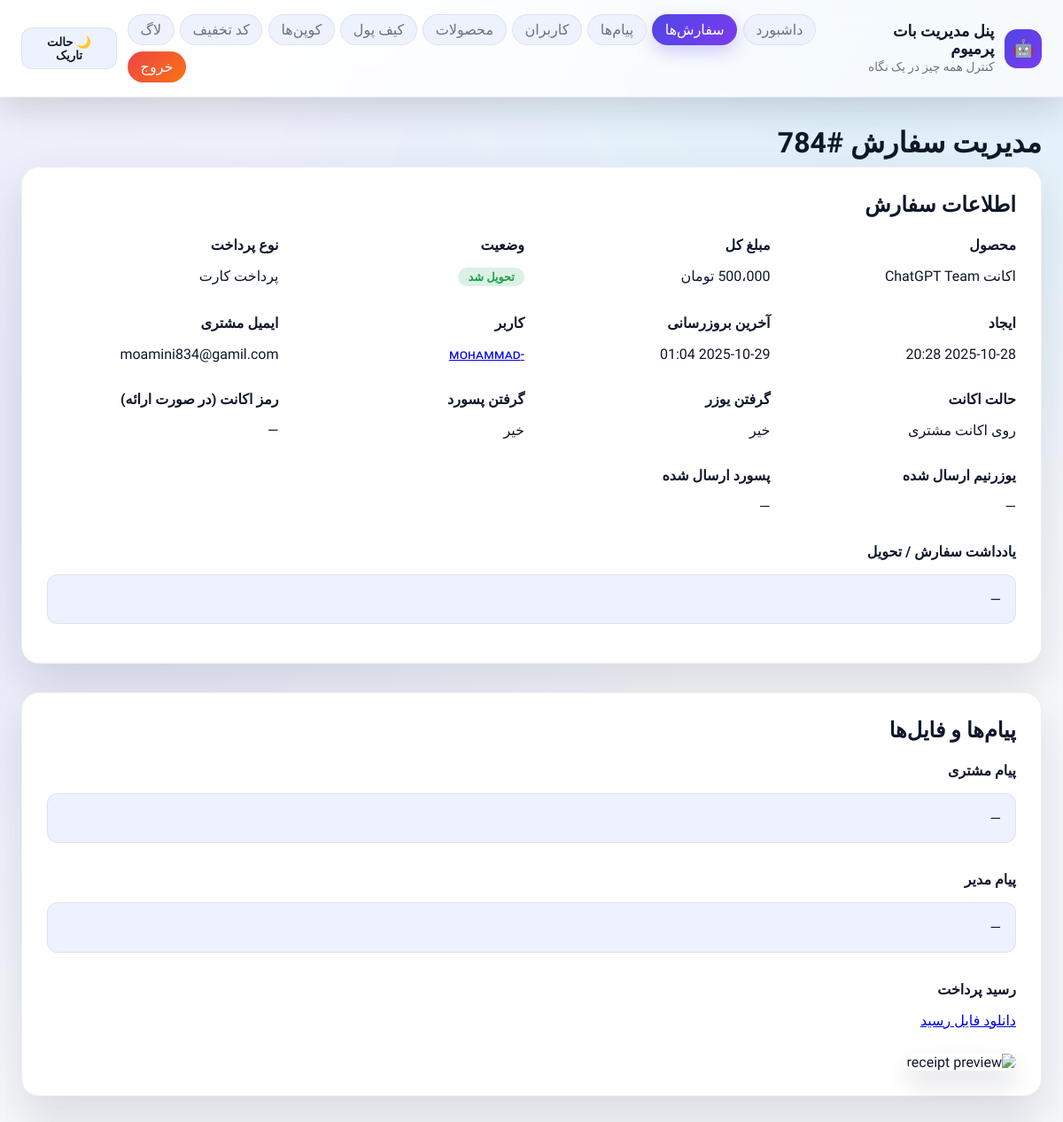
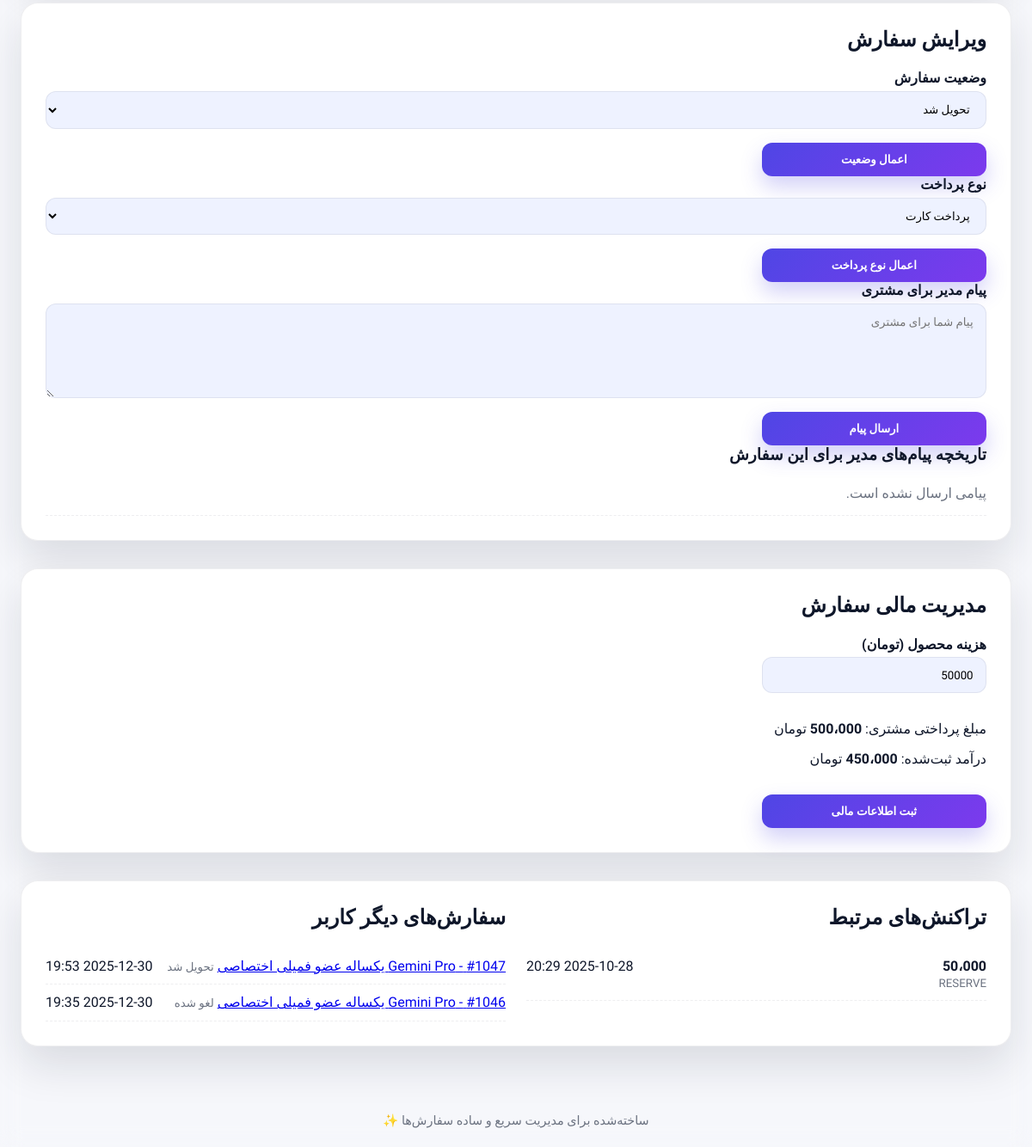
Page /orders/784 (signed in) on the committed database (2 pictures, top to bottom).
### tables this page shows
CREATE TABLE orders(
            id INTEGER PRIMARY KEY AUTOINCREMENT,
            user_id INTEGER, username TEXT, first_name TEXT,
            plan_id TEXT, plan_title TEXT, price TEXT,
            receipt_file_id TEXT, receipt_text TEXT,
            status TEXT, created_at TEXT, updated_at TEXT
        , service_category TEXT, service_code TEXT, account_mode TEXT, customer_email TEXT, customer_secret_encrypted TEXT, amount_total INTEGER, currency TEXT, payment_type TEXT, wallet_used_amount INTEGER DEFAULT 0, wallet_reserved_amount INTEGER DEFAULT 0, await_deadline TEXT, notes TEXT, customer_message TEXT, manager_note TEXT, internal_cost INTEGER DEFAULT 0, net_revenue INTEGER DEFAULT 0, amount_subtotal INTEGER DEFAULT 0, discount_amount INTEGER DEFAULT 0, discount_code_id INTEGER, discount_code TEXT, discount_applied_at TEXT, product_code TEXT, amount_original INTEGER DEFAULT 0, discount_id INTEGER, discount_title TEXT, discount_locked INTEGER DEFAULT 0, require_username INTEGER DEFAULT 0, require_password INTEGER DEFAULT 0, customer_username TEXT, customer_password TEXT, allow_first_plan INTEGER DEFAULT 0, cashback_percent INTEGER DEFAULT 0, cashback_applied_amount INTEGER DEFAULT 0);

CREATE TABLE users(
            user_id INTEGER PRIMARY KEY,
            username TEXT, first_name TEXT,
            wallet_balance INTEGER DEFAULT 0,
            ref_by INTEGER, ref_count INTEGER DEFAULT 0,
            earnings_total INTEGER DEFAULT 0,
            created_at TEXT, updated_at TEXT
        , contact_phone TEXT, contact_verified INTEGER DEFAULT 0, contact_shared_at TEXT, is_blocked INTEGER DEFAULT 0);

CREATE TABLE wallet_tx(
            id INTEGER PRIMARY KEY AUTOINCREMENT,
            user_id INTEGER NOT NULL,
            order_id INTEGER,
            amount INTEGER NOT NULL,
            type TEXT NOT NULL, -- CREDIT/DEBIT/RESERVE/REFUND
            note TEXT,
            created_at TEXT
        );

### app/webadmin/server.py (the view)
    @app.get("/orders/{order_id}")
    async def order_detail(request: Request, order_id: int, user: str = Depends(_login_required)):
        order = get_order(order_id)
        if not order:
            raise HTTPException(status.HTTP_404_NOT_FOUND, detail="سفارش یافت نشد")
        customer = get_user(order.get("user_id")) if order.get("user_id") else None
        wallet_history = list_wallet_tx_for_order(order_id)
        related_orders = []
        if order.get("user_id"):
            related_orders = [
                o for o in list_orders(user_id=order["user_id"], limit=5) if o["id"] != order_id
            ]
        manager_messages = list_order_manager_messages(order_id, limit=50)
        order_title = order.get("plan_title") or order.get("service_code") or f"سفارش #{order_id}"
        return _render(
            request,
            "order_detail.html",
            {
                "title": f"سفارش #{order_id}",
                "order": order,
                "customer": customer,
                "wallet_history": wallet_history,
                "related_orders": related_orders,
                "manager_messages": manager_messages,
                "order_title": order_title,
                "format_amount": _format_amount,
                "format_datetime": _format_datetime,
                "nav": "orders",
            },
        )

### app/webadmin/templates/order_detail.html (shortened to what this page needs)
{% extends 'base.html' %}
{% block content %}
{% set account_mode = (order.account_mode or '') %}
{% set account_mode_label = {'MY_ACCOUNT': 'روی اکانت مشتری', 'PREBUILT': 'اکانت آماده'}.get(account_mode, '—') %}
<h1>مدیریت سفارش #{{ order.id }}</h1>
<section class="panel">
    <header><h2>اطلاعات سفارش</h2></header>
    <div class="detail-grid">
        <div>
            <strong>محصول</strong>
            <p>{{ order.plan_title or order.service_code or '—' }}</p>
        </div>
        <div>
            <strong>مبلغ کل</strong>
            <p>{{ format_amount(order.amount_total or order.price) }} تومان</p>
        </div>
        <div>
            <strong>وضعیت</strong>
            <p><span class="badge {{ order.status|lower }}">{{ order_status_labels.get(order.status, order.status) }}</span></p>
        </div>
        <div>
            <strong>نوع پرداخت</strong>
            <p>{{ payment_type_labels.get(order.payment_type, '—') }}</p>
        </div>
        <div>
            <strong>ایجاد</strong>
            <p>{{ format_datetime(order.created_at) }}</p>
        </div>
        <div>
            <strong>آخرین بروزرسانی</strong>
            <p>{{ format_datetime(order.updated_at) }}</p>
        </div>
        <div>
            <strong>کاربر</strong>
            <p>
                {% if customer %}
                    <a href="{{ url_for('user_detail', user_id=customer.user_id) }}">{{ customer.first_name or customer.username or customer.user_id }}</a>
                {% else %}
                    —
                {% endif %}
            </p>
        </div>
        <div>
            <strong>ایمیل مشتری</strong>
            <p>{{ order.customer_email or '—' }}</p>
        </div>
        <div>
            <strong>حالت اکانت</strong>
            <p>{{ account_mode_label }}</p>
        </div>
        <div>
            <strong>گرفتن یوزر</strong>
            <p>{{ 'بله' if order.require_username else 'خیر' }}</p>
        </div>
        <div>
            <strong>گرفتن پسورد</strong>
            <p>{{ 'بله' if order.require_password else 'خیر' }}</p>
        </div>
        <div>
            <strong>رمز اکانت (در صورت ارائه)</strong>
            <p>
                {% if order.customer_secret_encrypted %}
                <code>{{ order.customer_secret_encrypted }}</code>
                {% else %}
                —
                {% endif %}
            </p>
        </div>
        <div>
            <strong>یوزرنیم ارسال شده</strong>
            <p>{{ order.customer_username or '—' }}</p>
        </div>
        <div>
            <strong>پسورد ارسال شده</strong>
            <p>{{ order.customer_password or '—' }}</p>
        </div>
        <div class="span">
            <strong>یادداشت سفارش / تحویل</strong>
            <p class="text-block">{{ (order.notes or '—')|replace('\n', '<br>')|safe }}</p>
        </div>
    </div>
</section>
<section class="panel">
    <header><h2>پیام‌ها و فایل‌ها</h2></header>
    <div class="detail-grid">
        <div class="span">
            <strong>پیام مشتری</strong>
            <p class="text-block">{{ (order.customer_message or '—')|replace('\n', '<br>')|safe }}</p>
        </div>
        <div class="span">
            <strong>پیام مدیر</strong>
            <p class="text-block">{{ (order.manager_note or '—')|replace('\n', '<br>')|safe }}</p>
        </div>
        <div class="span">
            <strong>رسید پرداخت</strong>
            {% if order.receipt_file_id %}
                <p>
                    <a class="link" href="{{ url_for('order_receipt', order_id=order.id) }}" target="_blank">دانلود فایل رسید</a>
                </p>
                <img src="{{ url_for('order_receipt', order_id=order.id) }}" alt="receipt preview" class="receipt-preview">
            {% else %}
                <p>—</p>
            {% endif %}
        </div>
    </div>
</section>
<section class="panel">
    <header><h2>ویرایش سفارش</h2></header>
    <form method="post" action="{{ url_for('update_order', order_id=order.id) }}" class="form-grid">
        <label class="span">وضعیت سفارش
            <select name="status_value" required>
                {% for value, label in order_status_choices %}
                <option value="{{ value }}" {{ 'selected' if order.status == value else '' }}>{{ label }}</option>
                {% endfor %}
            </select>
        </label>
        <button type="submit" class="btn-primary">اعمال وضعیت</button>
    </form>
    <form method="post" action="{{ url_for('update_order', order_id=order.id) }}" class="form-grid">
        <label class="span">نوع پرداخت
            <select name="payment_type">
                {% for value, label in payment_type_choices %}
                <option value="{{ value }}" {{ 'selected' if (order.payment_type or '') == value else '' }}>{{ label }}</option>
                {% endfor %}
            </select>
        </label>
        <button type="submit" class="btn-primary">اعمال نوع پرداخت</button>
    </form>
    <form method="post" action="{{ url_for('update_order', order_id=order.id) }}" class="form-grid">
        <label class="span">پیام مدیر برای مشتری
            <textarea name="manager_note" rows="4" placeholder="پیام شما برای مشتری"></textarea>
        </label>
        <button type="submit" class="btn-primary">ارسال پیام</button>
    </form>
    <div class="history">
        <h3>تاریخچه پیام‌های مدیر برای این سفارش</h3>
        <ul class="list">
            {% for item in manager_messages %}
            <li>
                <span class="text-block">{{ (item.message_text or '—')|replace('\n','<br>')|safe }}</span>
                <span>{{ format_datetime(item.created_at) }}</span>
            </li>
            {% else %}
            <li class="empty">پیامی ارسال نشده است.</li>
            {% endfor %}
        </ul>
    </div>
</section>
<section class="panel">
    <header><h2>مدیریت مالی سفارش</h2></header>
    <form method="post" action="{{ url_for('update_order', order_id=order.id) }}" class="form-grid">
        <label>هزینه محصول (تومان)
            <input type="number" name="cost_amount" min="0" value="{{ order.internal_cost or 0 }}">
        </label>
        <div class="span">
            <p>مبلغ پرداختی مشتری: <strong>{{ format_amount(order.amount_total or order.price) }}</strong> تومان</p>
            <p>درآمد ثبت‌شده: <strong>{{ format_amount(order.net_revenue or 0) }}</strong> تومان</p>
        </div>
        <button type="submit" class="btn-primary">ثبت اطلاعات مالی</button>
    </form>
</section>
<section class="panel two-column">
    <div>
        <header><h2>تراکنش‌های مرتبط</h2></header>
        <ul class="list">
            {% for tx in wallet_history %}
            <li>
                <span><strong>{{ format_amount(tx.amount) }}</strong> <small>{{ tx.type }}</small></span>
                <span>{{ format_datetime(tx.created_at) }}</span>
            </li>
            {% else %}
            <li class="empty">تراکنش ثبت نشده است.</li>
            {% endfor %}
        </ul>
    </div>
    <div>
        <header><h2>سفارش‌های دیگر کاربر</h2></header>
        <ul class="list">
            {% for item in related_orders %}
            <li>
                <span>
                    <a href="{{ url_for('order_detail', order_id=item.id) }}">#{{ item.id }} - {{ item.plan_title or item.service_code }}</a>
                    <small>{{ order_status_labels.get(item.status, item.status) }}</small>
                </span>
                <span>{{ format_datetime(item.created_at) }}</span>
            </li>
            {% else %}
            <li class="empty">سفارش دیگری ثبت نشده است.</li>
            {% endfor %}
        </ul>
    </div>
</section>
{% endblock %}

### app/webadmin/static/styles.css (style rules this page uses)
:root { color-scheme: light dark; --bg: radial-gradient(circle at 10% 20%, rgba(99,102,241,0.12), transparent 30%), radial-gradient(circle at 80% 0%, rgba(14,165,233,0.12), transparent 26%), #f6f7fb; --surface: #ffffff; --surface-alt: #eef2ff; --surface-ghost: rgba(255, 255, 255, 0.65); --text: #0f172a; --muted: #6b7280; --accent: #4f46e5; --accent-strong: #7c3aed; --border: rgba(15, 23, 42, 0.07); --success: #16a34a; --warning: #f59e0b; --danger: #dc2626; font-family: "Vazirmatn", "IRANSans", "Tahoma", sans-serif; background-attachment: fixed; }
* { box-sizing: border-box; }
body { margin: 0; background: var(--bg); color: var(--text); min-height: 100vh; }
h1, h2, h3 { margin: 0 0 0.5rem 0; font-weight: 700; }
label { display: flex; flex-direction: column; gap: 0.35rem; font-weight: 600; color: var(--text); }
.btn-primary { background: linear-gradient(135deg, var(--accent), var(--accent-strong)); color: white; border: none; padding: 0.75rem 1.6rem; border-radius: 12px; cursor: pointer; font-weight: 700; letter-spacing: -0.01em; box-shadow: 0 12px 24px rgba(79, 70, 229, 0.25); transition: transform 0.15s ease, box-shadow 0.15s ease; }
.panel { background: var(--surface); border-radius: 20px; box-shadow: 0 22px 50px rgba(15, 23, 42, 0.12); padding: 1.75rem; margin-bottom: 2rem; border: 1px solid var(--border); }
.panel header { display: flex; align-items: flex-start; justify-content: space-between; margin-bottom: 1rem; gap: 1rem; }
.panel header h2 { margin-bottom: 0.35rem; }
.text-block { background: var(--surface-alt); padding: 0.85rem 1rem; border-radius: 12px; white-space: pre-wrap; line-height: 1.7; border: 1px solid var(--border); }
.receipt-preview { margin-top: 0.75rem; max-width: 320px; width: 100%; border-radius: 14px; box-shadow: 0 14px 28px rgba(15, 23, 42, 0.14); }
.badge { display: inline-block; padding: 0.2rem 0.7rem; border-radius: 999px; font-size: 0.8rem; background: #e5e7eb; color: #1f2933; font-weight: 700; }
.badge.delivered, .badge.completed { background: rgba(22, 163, 74, 0.15); color: var(--success); }
.list { list-style: none; margin: 0; padding: 0; }
.list li { display: flex; justify-content: space-between; padding: 0.7rem 0; border-bottom: 1px dashed var(--border); }
.list li span strong { display: block; }
.list li small { color: var(--muted); }
.list li.empty, .empty { text-align: center; color: var(--muted); padding: 1rem 0; }
.two-column { display: grid; gap: 1.5rem; }
@media (min-width: 768px) { .two-column { grid-template-columns: repeat(2, minmax(0, 1fr)); } }
.detail-grid { display: grid; gap: 1rem; grid-template-columns: repeat(auto-fit, minmax(220px, 1fr)); }
.detail-grid .span { grid-column: 1 / -1; }
.form-grid { display: grid; gap: 1rem; grid-template-columns: repeat(auto-fit, minmax(220px, 1fr)); }
.form-grid .full, .form-grid .span { grid-column: 1 / -1; }
.form-grid textarea, .form-grid input, .form-grid select { width: 100%; padding: 0.78rem 0.9rem; border-radius: 12px; border: 1px solid var(--border); font-family: inherit; background: var(--surface-alt); }
.form-grid textarea { min-height: 110px; }

### rows in the picture
orders: id "784", plan_title "اکانت ChatGPT Team", get "تحویل شد", get "پرداخت کارت", created_at "2025-10-28 20:28", updated_at "2025-10-29 01:04", customer_email "moamini834@gamil.com", require_username "خیر", require_password "خیر", notes "—", customer_message "—", cost_amount "50000", amount_total "500،000", net_revenue "450،000"
users: first_name "-ᴍᴏʜᴀᴍᴍᴀᴅ"
wallet_tx: amount "50،000", type "RESERVE", created_at "2025-10-28 20:29"
orders: id "1047", plan_title "Gemini Pro یکساله عضو فمیلی اختصاصی", get "تحویل شد", created_at "2025-12-30 19:53"
orders: id "1046", plan_title "Gemini Pro یکساله عضو فمیلی اختصاصی", get "لغو شده", created_at "2025-12-30 19:35"

### other values in the picture
{{ '☀️ حالت روشن' if theme == 'dark' else '🌙 حالت تاریک' }} "🌙 حالت تاریک"
{{ account_mode_label }} "روی اکانت مشتری"
{{ order.customer_username or '—' }} "—"
{{ order.customer_password or '—' }} "—"
{{ (order.manager_note or '—')|replace('\n', '<br>')|safe }} "—"
form field status_value "تحویل شد"
form field payment_type "پرداخت کارت"
